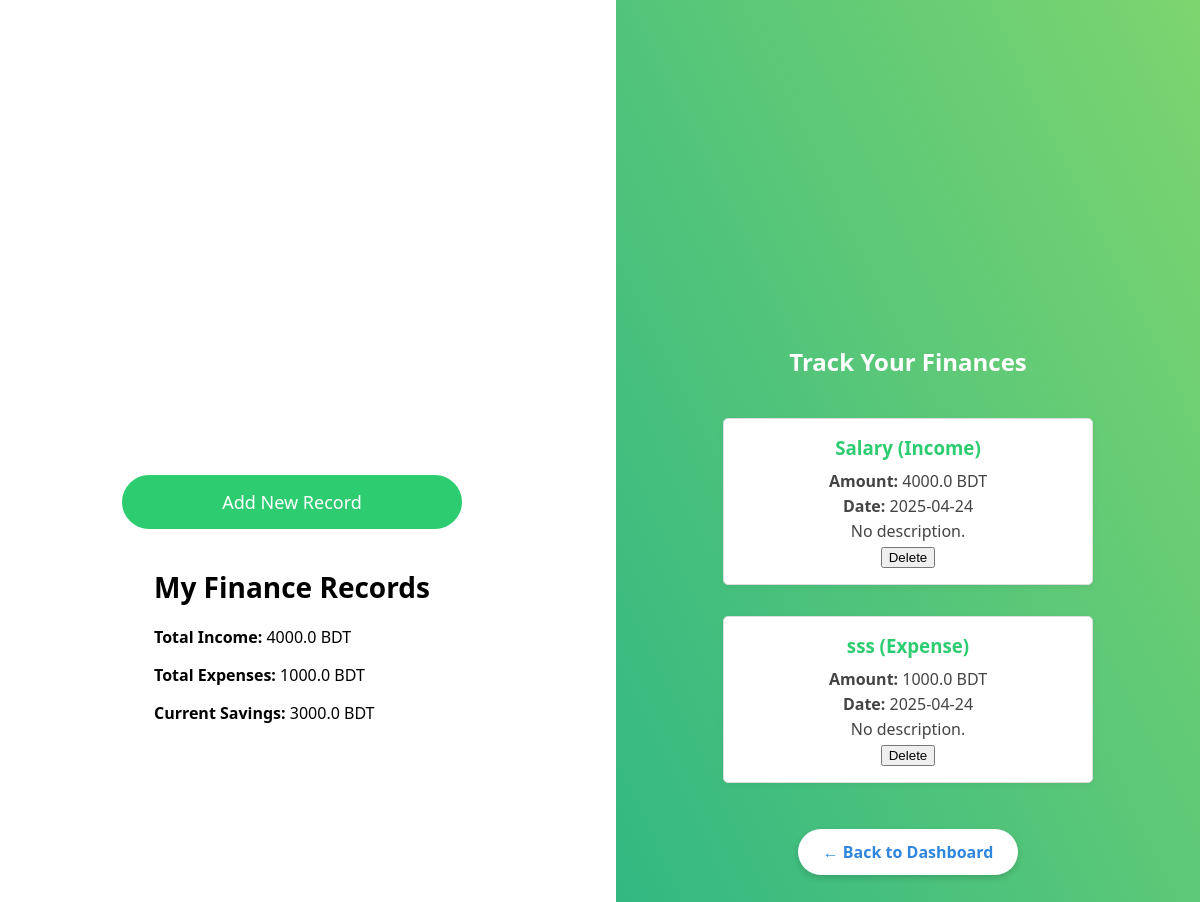
Page /finance/view (signed in) on the committed database.
### models/finance.py (models this page shows)
class FinanceRecord(db.Model):
    __tablename__ = 'finance'
    id = db.Column(db.Integer, primary_key=True)
    type = db.Column(db.String(10), nullable=False)  # 'income' or 'expense'
    category = db.Column(db.String(50), nullable=False)
    amount = db.Column(db.Float, nullable=False)
    date = db.Column(db.Date, default=date.today)
    description = db.Column(db.Text)
    user_id = db.Column(db.Integer, db.ForeignKey('user.id'), nullable=False)

### routes/finance.py (the view)
@finance_bp.route('/view')
@login_required
def view_finances():
    records = FinanceRecord.query.filter_by(user_id=current_user.id).order_by(FinanceRecord.date.desc()).all()
    total_income = sum(r.amount for r in records if r.type == 'income')
    total_expense = sum(r.amount for r in records if r.type == 'expense')
    savings = total_income - total_expense
    return render_template('finance/view_records.html', records=records,
                           total_income=total_income,
                           total_expense=total_expense,
                           savings=savings)

### app.py (called while the page is built)
@login_manager.user_loader
def load_user(user_id):
    return User.query.get(int(user_id))

### templates/finance/view_records.html (shortened to what this page needs)
<!DOCTYPE html>
<html lang="en">
<head>
    <link rel="stylesheet" href="{{ url_for('static', filename='css/styles.css') }}">
</head>
<body>
    <div class="container">
        <div class="left-panel">
            <a href="{{ url_for('finance.add_finance') }}" class="dashboard-btn">Add New Record</a>
            <div class="left-column">
                <h2>My Finance Records</h2>
                <p><strong>Total Income:</strong> {{ total_income }} BDT</p>
                <p><strong>Total Expenses:</strong> {{ total_expense }} BDT</p>
                <p><strong>Current Savings:</strong> {{ savings }} BDT</p>
            </div>
        </div>
        <div class="right-panel">
            <h2>Track Your Finances</h2>
            {% if records %}
                <div class="goal-list">
                    {% for r in records %}
                    <div class="goal-card">
                        <h3>{{ r.category }} ({{ r.type|capitalize }})</h3>
                        <p><strong>Amount:</strong> {{ r.amount }} BDT</p>
                        <p><strong>Date:</strong> {{ r.date }}</p>
                        <p>{{ r.description or 'No description.' }}</p>
                        <form method="POST" action="{{ url_for('finance.delete_finance', record_id=r.id) }}">
                            <button type="submit">Delete</button>
                        </form>
                    </div>
                    {% endfor %}
                </div>
                {% else %}
                <p>No finance records yet.</p>
                {% endif %}
                <a href="{{ url_for('main.dashboard') }}" class="back-dashboard-btn">← Back to Dashboard</a>
        </div>
    </div>
</body>
</html>

### static/css/styles.css (style rules this page uses)
body { margin: 0; padding: 0; font-family: 'Segoe UI', sans-serif; display: flex; height: 100vh; }
.container { display: flex; width: 100vw; height: 150vh; }
.left-panel, .right-panel { flex: 1; display: flex; align-items: center; justify-content: center; flex-direction: column; padding: 40px; box-sizing: border-box; height: 150vh; }
.left-panel { background-color: #fff; color: black; }
.right-panel { background: linear-gradient(to top right, #28b485, #7dd56f); color: white; text-align: center; }
.left-column h2 { font-size: 28px; font-weight: 600; margin-bottom: 20px; }
.goal-list { display: flex; flex-direction: column; gap: 15px; margin-top: 20px; }
.goal-card { width: 21rem; background-color: white; padding: 15px 20px; border-radius: 10px; border: 1px solid #ddd; box-shadow: 0 2px 6px rgba(0, 0, 0, 0.05); }
.goal-card h3 { margin: 0 0 10px; color: #2ecc71; }
.goal-card p { margin: 3px 0; color: #444; }
.dashboard-btn { display: block; background-color: #2ecc71; color: white; padding: 15px 20px; margin: 15px auto; text-align: center; border-radius: 30px; width: 300px; font-size: 18px; font-family: 'Segoe UI', sans-serif; text-decoration: none; transition: background-color 0.3s ease; }
.container { display: flex; gap: 2rem; }
.goal-card { border: 1px solid #ddd; padding: 1rem; margin-bottom: 1rem; border-radius: 5px; }
.back-dashboard-btn { margin-top: 30px; display: inline-block; padding: 12px 25px; background-color: #ffffff; color: #2e86de; font-weight: bold; border-radius: 30px; text-decoration: none; font-size: 16px; transition: all 0.3s ease; box-shadow: 0 3px 6px rgba(0,0,0,0.15); }
body { display: flex; margin: 0; }

### rows in the picture
FinanceRecord: category "Salary", type "Income", amount "4000.0", date "2025-04-24", description "No description."
FinanceRecord: category "sss", type "Expense", amount "1000.0", date "2025-04-24", description "No description."

### other values in the picture
{{ total_income }} "4000.0"
{{ total_expense }} "1000.0"
{{ savings }} "3000.0"
